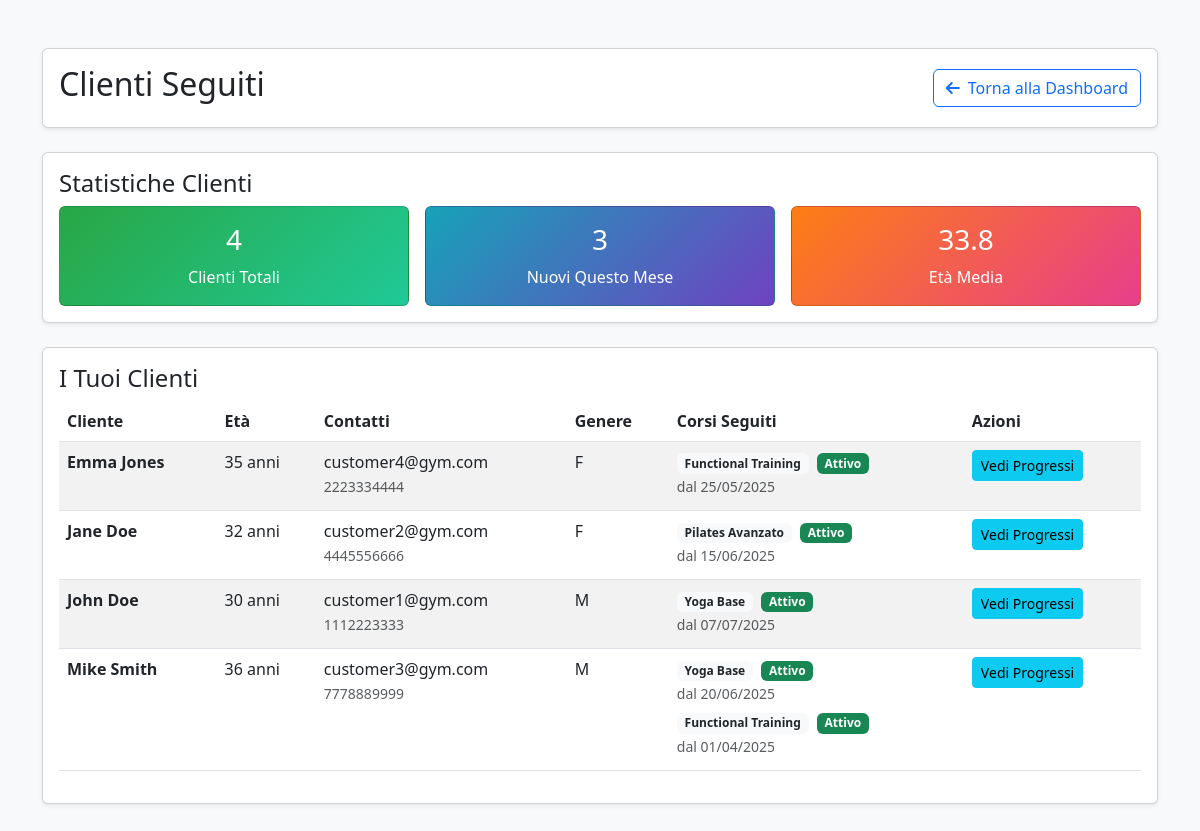
Page /trainer_customers.php (signed in) on the committed database.
### tables this page shows
CREATE TABLE ENROLLMENT (
    customerID INT NOT NULL,
    courseID INT NOT NULL,
    enrollmentDate DATE DEFAULT (CURRENT_DATE),
    PRIMARY KEY (customerID, courseID),
    FOREIGN KEY (customerID) REFERENCES USER(userID) ON DELETE CASCADE,
    FOREIGN KEY (courseID) REFERENCES COURSE(courseID) ON DELETE CASCADE
);

CREATE TABLE USER (
    userID INT PRIMARY KEY AUTO_INCREMENT,
    email VARCHAR(255) UNIQUE NOT NULL,
    password VARCHAR(255) NOT NULL,
    userName VARCHAR(100) NOT NULL,
    firstName VARCHAR(100) NOT NULL,
    lastName VARCHAR(100) NOT NULL,
    birthDate DATE,
    gender ENUM('M', 'F', 'Other'),
    phoneNumber VARCHAR(20),
    role ENUM('customer', 'trainer', 'admin') DEFAULT 'customer',
    specialization VARCHAR(255),
    availability TEXT,
    createdAt TIMESTAMP DEFAULT CURRENT_TIMESTAMP
);

CREATE TABLE COURSE (
    courseID INT PRIMARY KEY AUTO_INCREMENT,
    name VARCHAR(255) NOT NULL,
    description TEXT,
    maxParticipants INT DEFAULT 20,
    startDate DATE,
    finishDate DATE
);

### trainer_customers.php (the view, shortened to what this page needs)
<?php
require_once 'config.php';
$trainerID = $_SESSION['userID'];
$stmt = $conn->prepare("
    SELECT DISTINCT u.userID, u.firstName, u.lastName, u.email, u.phoneNumber, u.birthDate, u.gender,
           e.enrollmentDate, c.name as course_name, c.courseID, c.finishDate
    FROM USER u
    JOIN ENROLLMENT e ON u.userID = e.customerID
    JOIN COURSE c ON e.courseID = c.courseID
    JOIN TEACHING t ON c.courseID = t.courseID
    WHERE t.trainerID = ? AND u.role = 'customer'
    ORDER BY u.firstName, u.lastName, e.enrollmentDate DESC
");
$stmt->bind_param('i', $trainerID);
$stmt->execute();
$customers = $stmt->get_result()->fetch_all(MYSQLI_ASSOC);
$groupedCustomers = [];
foreach ($customers as $customer) {
    $customerID = $customer['userID'];
    if (!isset($groupedCustomers[$customerID])) {
        $groupedCustomers[$customerID] = [
            'info' => $customer,
            'courses' => []
        ];
    }
    $today = new DateTime();
    $finishDate = new DateTime($customer['finishDate']);
    if ($finishDate >= $today) {
        $status = 'active';
    } else {
        $status = 'completed';
    }
    $groupedCustomers[$customerID]['courses'][] = [
        'courseID' => $customer['courseID'],
        'name' => $customer['course_name'],
        'enrollmentDate' => $customer['enrollmentDate'],
        'status' => $status
    ];
}
function calcAge($birthDate) {
    try {
        $birth = new DateTime($birthDate);
        $now = new DateTime();
        return $now->diff($birth)->y;
    } catch (Exception $e) {
        return 'N/A';
    }
}
function getTrainerCustomerStats($conn, $trainerID) {
    $stmt = $conn->prepare("
        SELECT COUNT(DISTINCT e.customerID) as total
        FROM ENROLLMENT e
        JOIN COURSE c ON e.courseID = c.courseID
        JOIN TEACHING t ON c.courseID = t.courseID
        WHERE t.trainerID = ? AND c.finishDate >= CURDATE()
    ");
    $stmt->bind_param('i', $trainerID);
    $stmt->execute();
    $totalCustomers = $stmt->get_result()->fetch_assoc()['total'];
    $stmt = $conn->prepare("
        SELECT COUNT(DISTINCT e.customerID) as active
        FROM ENROLLMENT e
        JOIN COURSE c ON e.courseID = c.courseID
        JOIN TEACHING t ON c.courseID = t.courseID
        WHERE t.trainerID = ?
        AND c.finishDate >= CURDATE()
        AND e.enrollmentDate >= DATE_SUB(CURDATE(), INTERVAL 30 DAY)
    ");
    $stmt->bind_param('i', $trainerID);
    $stmt->execute();
    $activeThisMonth = $stmt->get_result()->fetch_assoc()['active'];
    $stmt = $conn->prepare("
        SELECT u.birthDate
        FROM USER u
        JOIN ENROLLMENT e ON u.userID = e.customerID
        JOIN COURSE c ON e.courseID = c.courseID
        JOIN TEACHING t ON c.courseID = t.courseID
        WHERE t.trainerID = ? AND u.birthDate IS NOT NULL AND c.finishDate >= CURDATE()
    ");
    $stmt->bind_param('i', $trainerID);
    $stmt->execute();
    $result = $stmt->get_result();
    $ages = [];
    while ($row = $result->fetch_assoc()) {
        $age = calcAge($row['birthDate']);
        if (is_numeric($age)) {
            $ages[] = $age;
        }
    }
    $avgAge = !empty($ages) ? round(array_sum($ages) / count($ages), 1) : 0;
    return [
        'total' => $totalCustomers,
        'activeThisMonth' => $activeThisMonth,
        'avgAge' => $avgAge
    ];
}
$stats = getTrainerCustomerStats($conn, $trainerID);
?>
<!DOCTYPE html>
<html lang="it">
<head>
    <link href="https://cdnjs.cloudflare.com/ajax/libs/bootstrap/5.3.0/css/bootstrap.min.css" rel="stylesheet" />
    <link href="https://cdnjs.cloudflare.com/ajax/libs/font-awesome/6.0.0/css/all.min.css" rel="stylesheet" />
</head>
<body class="bg-light">
<div class="container py-5">
    <div class="card shadow-sm mb-4">
        <div class="card-body">
            <div class="d-flex justify-content-between align-items-center">
                <div>
                    <h2>Clienti Seguiti</h2>
                </div>
                <div>
                    <a href="dashboard.php" class="btn btn-outline-primary">
                        <i class="fas fa-arrow-left me-2"></i>Torna alla Dashboard
                    </a>
                </div>
            </div>
        </div>
    </div>
    <?php if (!isset($_GET['view_progress'])): ?>
        <div class="card mb-4 shadow-sm">
            <div class="card-body">
                <h4>Statistiche Clienti</h4>
                <div class="row g-3">
                    <div class="col-md-4">
                        <div class="card text-white h-100" style="background: linear-gradient(135deg, #28a745 0%, #20c997 100%);">
                            <div class="card-body text-center d-flex flex-column justify-content-center">
                                <h3><?= $stats['total'] ?></h3>
                                <p class="mb-0">Clienti Totali</p>
                            </div>
                        </div>
                    </div>
                    <div class="col-md-4">
                        <div class="card text-white h-100" style="background: linear-gradient(135deg, #17a2b8 0%, #6f42c1 100%);">
                            <div class="card-body text-center d-flex flex-column justify-content-center">
                                <h3><?= $stats['activeThisMonth'] ?></h3>
                                <p class="mb-0">Nuovi Questo Mese</p>
                            </div>
                        </div>
                    </div>
                    <div class="col-md-4">
                        <div class="card text-white h-100" style="background: linear-gradient(135deg, #fd7e14 0%, #e83e8c 100%);">
                            <div class="card-body text-center d-flex flex-column justify-content-center">
                                <h3><?= $stats['avgAge'] ?></h3>
                                <p class="mb-0">Età Media</p>
                            </div>
                        </div>
                    </div>
                </div>
            </div>
        </div>
        <div class="card shadow-sm mb-4">
            <div class="card-body">
                <h4>I Tuoi Clienti</h4>
                <?php if (!empty($groupedCustomers)): ?>
                    <div class="table-responsive">
                        <table class="table table-striped">
                            <thead>
                                <tr>
                                    <th>Cliente</th>
                                    <th>Età</th>
                                    <th>Contatti</th>
                                    <th>Genere</th>
                                    <th>Corsi Seguiti</th>
                                    <th>Azioni</th>
                                </tr>
                            </thead>
                            <tbody>
                                <?php foreach ($groupedCustomers as $customerData):
                                    $customer = $customerData['info'];
                                    $courses = $customerData['courses'];
                                ?>
                                <tr>
                                    <td>
                                        <strong><?= htmlspecialchars($customer['firstName'] . ' ' . $customer['lastName']) ?></strong>
                                    </td>
                                    <td><?= calcAge($customer['birthDate']) ?> anni</td>
                                    <td>
                                        <div><?= htmlspecialchars($customer['email']) ?></div>
                                        <?php if ($customer['phoneNumber']): ?>
                                            <small class="text-muted"><?= htmlspecialchars($customer['phoneNumber']) ?></small>
                                        <?php endif; ?>
                                    </td>
                                    <td><?= htmlspecialchars($customer['gender']) ?></td>
                                    <td>
                                        <?php foreach ($courses as $course): ?>
                                            <div class="mb-1">
                                                <span class="badge bg-light text-dark me-1">
                                                    <?= htmlspecialchars($course['name']) ?>
                                                </span>
                                                <span class="badge bg-<?= $course['status'] === 'active' ? 'success' : 'secondary' ?> me-1">
                                                    <?= $course['status'] === 'active' ? 'Attivo' : 'Completato' ?>
                                                </span>
                                                <br><small class="text-muted">dal <?= date('d/m/Y', strtotime($course['enrollmentDate'])) ?></small>
                                            </div>
                                        <?php endforeach; ?>
                                    </td>
                                    <td>
                                        <a href="?view_progress=<?= $customer['userID'] ?>" class="btn btn-sm btn-info">
                                            Vedi Progressi
                                        </a>
                                    </td>
                                </tr>
                                <?php endforeach; ?>
                            </tbody>
                        </table>
                    </div>
                <?php endif; ?>
            </div>
        </div>
    <?php endif; ?>
</div>
</body>
</html>

### rows in the picture
enrollment: customerID.lastName "Emma Jones", customerID.birthDate "35", customerID.email "customer4@gym.com", customerID.phoneNumber "2223334444", customerID.gender "F", courseID.name "Functional Training", enrollmentDate "25/05/2025"
enrollment: customerID.lastName "Jane Doe", customerID.birthDate "32", customerID.email "customer2@gym.com", customerID.phoneNumber "4445556666", customerID.gender "F", courseID.name "Pilates Avanzato", enrollmentDate "15/06/2025"
enrollment: customerID.lastName "John Doe", customerID.birthDate "30", customerID.email "customer1@gym.com", customerID.phoneNumber "1112223333", customerID.gender "M", courseID.name "Yoga Base", enrollmentDate "07/07/2025"
enrollment: customerID.lastName "Mike Smith", customerID.birthDate "36", customerID.email "customer3@gym.com", customerID.phoneNumber "7778889999", customerID.gender "M", courseID.name "Yoga Base", enrollmentDate "20/06/2025"
enrollment: courseID.name "Functional Training", enrollmentDate "01/04/2025"

### other values in the picture
$stats['total'] "4"
$stats['activeThisMonth'] "3"
$stats['avgAge'] "33.8"
